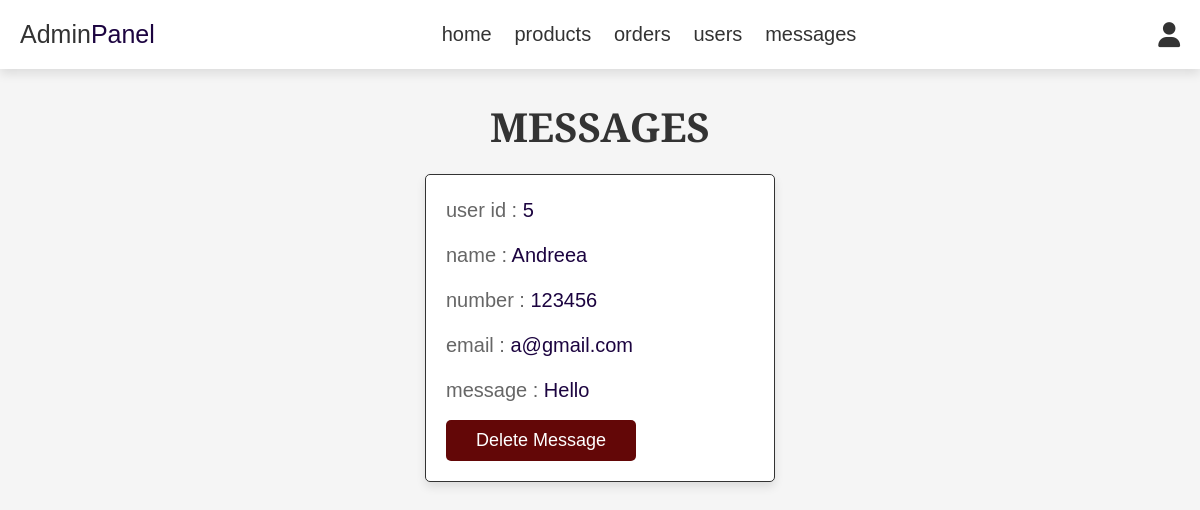
Screenshot of /admin_contacts.php (signed in) with the database file from the repository.
### tables this page shows
CREATE TABLE `message` (
  `id` int(100) NOT NULL,
  `user_id` int(100) NOT NULL,
  `name` varchar(100) NOT NULL,
  `email` varchar(100) NOT NULL,
  `number` varchar(12) NOT NULL,
  `message` varchar(500) NOT NULL
);

### admin_contacts.php (the view, shortened to what this page needs)
<?php
include 'config.php';
?>
<!DOCTYPE html>
<html lang="en">
<head>
   <link rel="stylesheet" href="https://cdnjs.cloudflare.com/ajax/libs/font-awesome/6.0.0/css/all.min.css">
   <link rel="stylesheet" href="css/admin_style.css">
</head>
<body>
<?php include 'admin_header.php'; ?>
<section class="messages">
   <h1 class="title"> messages </h1>
   <div class="box-container">
   <?php
      $select_message = mysqli_query($conn, "SELECT * FROM `message`") or die('query failed');
      if(mysqli_num_rows($select_message) > 0){
         while($fetch_message = mysqli_fetch_assoc($select_message)){
   ?>
   <div class="box">
      <p> user id : <span><?php echo $fetch_message['user_id']; ?></span> </p>
      <p> name : <span><?php echo $fetch_message['name']; ?></span> </p>
      <p> number : <span><?php echo $fetch_message['number']; ?></span> </p>
      <p> email : <span><?php echo $fetch_message['email']; ?></span> </p>
      <p> message : <span><?php echo $fetch_message['message']; ?></span> </p>
      <a href="admin_contacts.php?delete=<?php echo $fetch_message['id']; ?>" onclick="return confirm('delete this message?');" class="delete-btn">delete message</a>
   </div>
   <?php
      };
   }else{
      echo '<p class="empty">you have no messages!</p>';
   }
   ?>
   </div>
</section>
</body>
</html>

### css/admin_style.css (style rules this page uses)
:root { --purple:#1c0440; --red:#630707; --orange:#8f0606; --black:#333; --white:#fff; --light-color:#666; --light-white:#ccc; --light-bg:#f5f5f5; --border:.1rem solid var(--black); --box-shadow:0 .5rem 1rem rgba(0,0,0,.1); }
* { font-family: 'Hedvig Letters Serif', sans-serif; margin:0; padding:0; box-sizing: border-box; outline: none; border:none; text-decoration: none; transition:all .2s linear; }
html { font-size: 62.5%; overflow-x: hidden; }
body { background-color: var(--light-bg); }
section { padding:3rem 2rem; }
.title { text-align: center; margin-bottom: 2rem; text-transform: uppercase; color:var(--black); font-size: 4rem; }
.btn, .option-btn, .delete-btn, .white-btn { display: inline-block; margin-top: 1rem; padding:1rem 3rem; cursor: pointer; color:var(--white); font-size: 1.8rem; border-radius: .5rem; text-transform: capitalize; }
.delete-btn { background-color: var(--red); }
.box-container { width: 100%; border-collapse: collapse; margin-top: 20px; }
h3, p { margin: 0; font-size: 24px; }
.messages .box-container { display: grid; grid-template-columns: repeat(auto-fit, 35rem); justify-content: center; gap:1.5rem; max-width: 1200px; margin:0 auto; align-items: flex-start; }
.messages .box-container .box { background-color: var(--white); padding:2rem; border:var(--border); box-shadow: var(--box-shadow); border-radius: .5rem; }
.messages .box-container .box p { padding-bottom: 1.5rem; font-size: 2rem; color:var(--light-color); line-height: 1.5; }
.messages .box-container .box p span { color:var(--purple); }
.messages .box-container .box .delete-btn { margin-top: 0; }

### rows the page displays
message: user "5", name "Andreea", number "123456", email "a@gmail.com", message "Hello"
